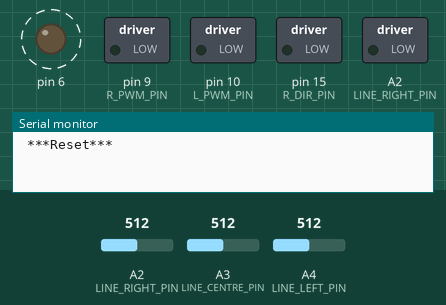
This sketch was run on a simulated Arduino Uno, built with avr-gcc and run on an emulated ATmega328P. Shown: switched loads named in the sketch (green lamp = pin HIGH), output pins drawn as LEDs (lit = HIGH), the last lines printed to the serial monitor. Dashed ring = blinking. The test bench sets the inputs (shaded band); at power-on: A2 (LINE_RIGHT_PIN) = 512, A4 (LINE_LEFT_PIN) = 512, A3 (LINE_CENTRE_PIN) = 512.

Above: at 5.2 s.
5.3 s: A2 (LINE_RIGHT_PIN) set to 488
At 7.0 s:
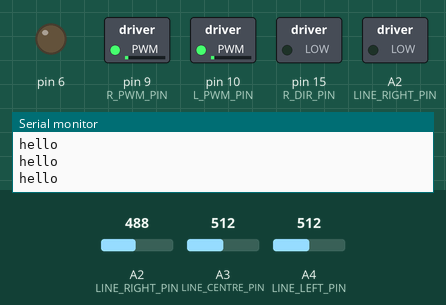
7.5 s: A2 (LINE_RIGHT_PIN) set to 510
At 8.2 s:
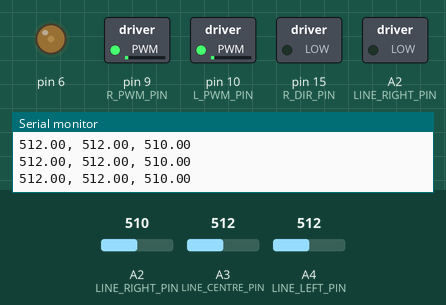
9.0 s: A4 (LINE_LEFT_PIN) set to 557
12.0 s: A4 (LINE_LEFT_PIN) set to 584
At 12.4 s:
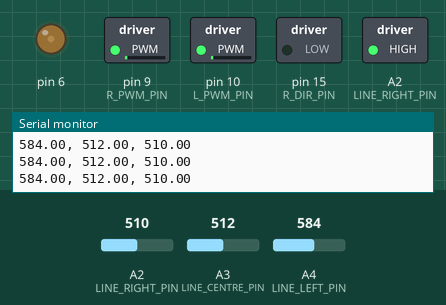
13.5 s: A2 (LINE_RIGHT_PIN) set to 716
At 14.2 s:
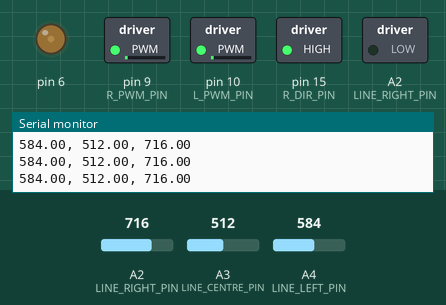
15.0 s: A4 (LINE_LEFT_PIN) set to 0
At 15.5 s:
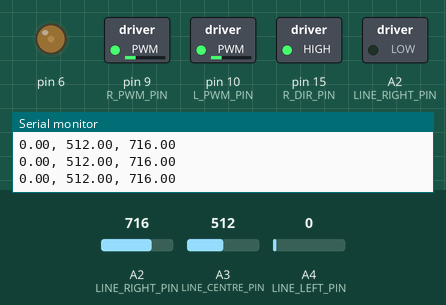
Timing chart, 0 to 17.5 s (numbered marks = the images above; inputs shaded):
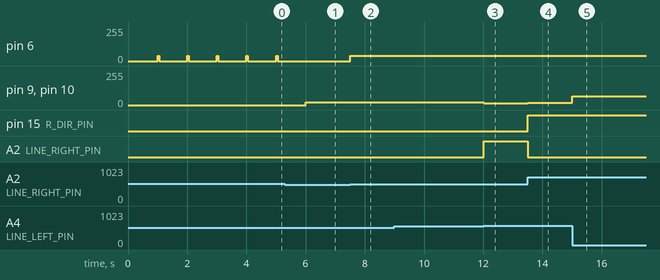

The sketch:

d_beeper_c.ino
```cpp
class beeper_c {

  public:
    beeper_c() { };

    void beep_initial();
    void beep_line();
    void beep_stop();
};

void beeper_c::beep_initial(){
  for (int i = 0; i < 5; i++){
    analogWrite(6,40);
    delay(50);
    analogWrite(6,0);
    delay(950);
  }
}

void beeper_c::beep_line(){
   analogWrite(6,40);
}

void beeper_c::beep_stop(){
   analogWrite(6,0);
}

beeper_c Beeper;
```

a_header.ino
```cpp
//----------------------GLOBAL VARIABLES------------------------

//Sensor pins
#define LINE_LEFT_PIN A4
#define LINE_CENTRE_PIN A3
#define LINE_RIGHT_PIN A2

//Motor pins
#define L_PWM_PIN 10
#define L_DIR_PIN 16
#define R_PWM_PIN  9
#define R_DIR_PIN 15

//Define states for FSM
#define STATE_INITIAL 0
#define STATE_DRIVE_FORWARDS 1
#define STATE_FOUND_LINE 2

// Variables to remember our
// motor power for Left and Right.
// Byte stores 0 to 255

#define L_DIR_FWD LOW
#define R_DIR_FWD LOW
#define L_DIR_BWD HIGH
#define R_DIR_BWD HIGH
```

b_line_sensor_c.ino
```cpp
class lineSensor_c {

  public:
    int pin;
    float average_SensorRead;
    float sensorValue;
    float calibratedSensor;

    lineSensor_c( int which_pin ) {
        pin = which_pin;
        pinMode( pin, INPUT );
        float sum=0;

        for (int i = 0; i<10; i++){
          sensorValue=analogRead(pin);
          sum+=sensorValue;
        }

        float sumAverageRead=sum/10;
        average_SensorRead=sumAverageRead;
    };

    float sensorRead();
    float readCalibrated();
    bool onLine();
};

float lineSensor_c::sensorRead(){
  sensorValue = analogRead(pin);
}

float lineSensor_c::readCalibrated() {
  sensorRead();
  calibratedSensor=sensorValue-average_SensorRead;
  return calibratedSensor;
}

bool lineSensor_c::onLine() {
  sensorRead();
  if (sensorValue<500) {
    return false;
  } else {
    return true;
  }
}

lineSensor_c LeftSensor(LINE_LEFT_PIN);
lineSensor_c CentreSensor(LINE_CENTRE_PIN);
lineSensor_c RightSensor(LINE_RIGHT_PIN);
```

c_motor_c.ino
```cpp
class motor_c {

  public:
    int pin_dir;
    int pin_pwr;
    float power;
    bool dir;

    motor_c( int pin1, int pin2 ) {
       pin_pwr = pin1;
       pin_dir = pin2;
       power = 0;
       dir = LOW;

       pinMode( pin_pwr, OUTPUT );
       pinMode( pin_dir, OUTPUT );
       digitalWrite( pin_dir, dir);
       analogWrite( pin_pwr, power );
    };

    void stop_motor();
    void move_motor(int newpwr, bool newdir);
    void operate();
  };

void motor_c::stop_motor(){
  power=0;
  operate();
}

void motor_c::move_motor(int newpwr, bool newdir) {
  power = newpwr;
  dir = newdir;
  operate();
}

void motor_c::operate() {
  digitalWrite( pin_dir, dir);
  analogWrite( pin_pwr, power );
}

motor_c LeftMotor(L_PWM_PIN, L_DIR_PIN);
motor_c RightMotor(R_PWM_PIN, R_DIR_PIN);
```

e_controller_c.ino
```cpp
class controller_c {

  public:
    int state;
    float left_sensor;
    float centre_sensor;
    float right_sensor;
    float measurement;

    controller_c() {
      state = STATE_INITIAL;
    };

    void get_measurement();
    void control();
};

void controller_c::get_measurement(){
  left_sensor = LeftSensor.readCalibrated();
  centre_sensor = CentreSensor.readCalibrated();
  right_sensor = RightSensor.readCalibrated();
  Serial.print(left_sensor);
  Serial.print(", ");
  Serial.print(centre_sensor);
  Serial.print(", ");
  Serial.print(right_sensor);
  Serial.print("\n");
  float total_calibrated = left_sensor + right_sensor + centre_sensor;
  float proportional_left = left_sensor/total_calibrated;
  float proportional_centre = centre_sensor/total_calibrated;
  float proportional_right = right_sensor/total_calibrated;
  measurement = proportional_left - proportional_right;
}

void controller_c::control(){
  switch(state){
   case STATE_INITIAL:
    Beeper.beep_initial();
    if (LeftSensor.onLine() && RightSensor.onLine()){
      Beeper.beep_line();
      state = STATE_FOUND_LINE;
    }else{
      RightMotor.move_motor(20, R_DIR_FWD);
      LeftMotor.move_motor(20, L_DIR_FWD);
      state = STATE_DRIVE_FORWARDS;
    }
   break;
   case STATE_DRIVE_FORWARDS:
    Serial.println("hello");
    if (LeftSensor.onLine() && RightSensor.onLine()){
      Beeper.beep_line();
      state = STATE_FOUND_LINE;
    }
   break;
   case STATE_FOUND_LINE:
    get_measurement();
    if (measurement <- 0.04) {
      RightMotor.move_motor( (100*(-measurement))+9, R_DIR_BWD );
      LeftMotor.move_motor( (100*(-measurement))+9, L_DIR_FWD );
    } else if (measurement > 0.04) {
      RightMotor.move_motor( (100*(measurement))+9, R_DIR_FWD );
      LeftMotor.move_motor( (100*(measurement))+9, L_DIR_BWD );
    } else {
      RightMotor.move_motor(20, R_DIR_FWD);
      LeftMotor.move_motor(20, L_DIR_FWD);
    }

    if (!LeftSensor.onLine() && !RightSensor.onLine()){
      Beeper.beep_stop();
      state = STATE_DRIVE_FORWARDS;
    }
   break;
  }
}

controller_c BangBang;
```

f_SETUP.ino
```cpp
void setup() {
  Serial.begin(9600);
  delay(1000);
  // Print reset so we can catch any reset error.
  Serial.println(" ***Reset*** ");
}
```

g_LOOP.ino
```cpp
void loop() {
  BangBang.control();
  delay(20);
}
```

Measured:
- the behaviour switches between 500 and 499 on A2 (LINE_RIGHT_PIN) (found by bisection; images 0 and 1)
- the behaviour switches between 573 and 574 on A4 (LINE_LEFT_PIN) (found by bisection; images 2 and 3)
- after the input at 5.3 s, pin 6: stays 0/255 (without the input it goes to 40/255 after 0.70 s)
- after the input at 7.5 s, pin 6: 0/255 → 40/255 at once
- after the input at 12.0 s, pin 9 (R_PWM_PIN), pin 10 (L_PWM_PIN): 20/255 → 13/255 at once; A2 (LINE_RIGHT_PIN): LOW → HIGH at once
- after the input at 13.5 s, pin 9 (R_PWM_PIN), pin 10 (L_PWM_PIN): 13/255 → 16/255 at once; pin 15 (R_DIR_PIN): LOW → HIGH at once; A2 (LINE_RIGHT_PIN): HIGH → LOW at once
- after the input at 15.0 s, pin 9 (R_PWM_PIN), pin 10 (L_PWM_PIN): 16/255 → 67/255 at once
- by itself, pin 6: alternates 40/255 for 0.05 s and 0/255 for 0.95 s
